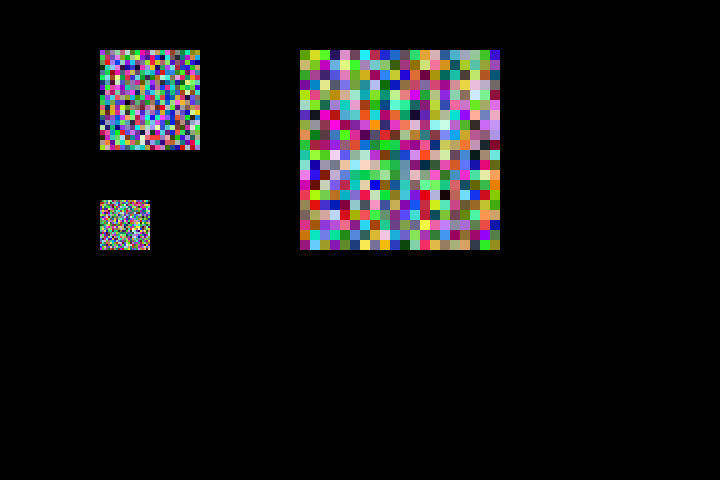
Frame 1 (no input)
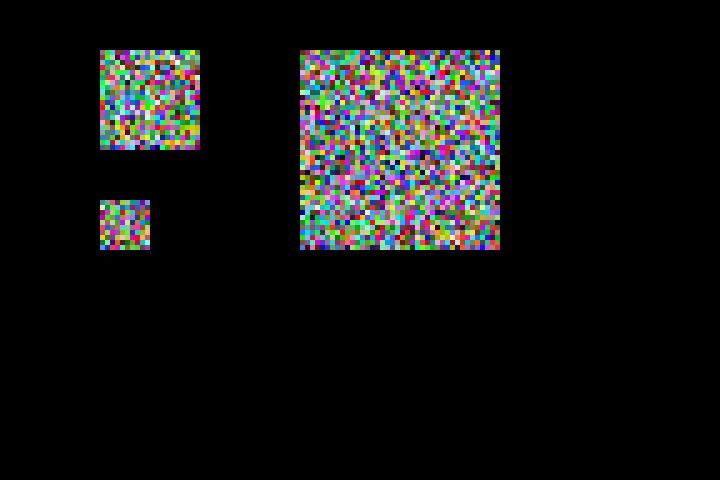
Frame 60 (the mouse pressed at the canvas centre just before this capture)
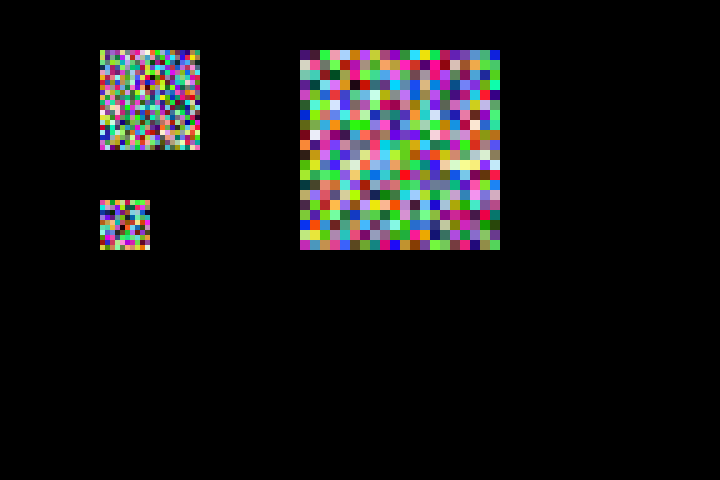
Frame 120 (the mouse held since frame 60 and released just before this capture)

The Processing sketch that drew these frames (run headless with seeded random() and noise(); from frame 60 on, the mouse is pressed at the canvas centre):

// Processing sketch: ej_6_matriz_aleatoria_
// ── ej_6_matriz_aleatoria_.pde

matriz a;
matriz b;
matriz c;

void setup(){
  size(720,480);
  a= new matriz(5,100,100,50,0,0);
  b= new matriz(10,200,300,50,0,0);
  c= new matriz(2,50,100,200,0,0);
}


void draw(){
  background(0);
  a.display();
  a.animacion();
  b.display();
  b.animacion();
  c.display();
  c.animacion();

  
}

class matriz{
  
  //tamc=tamaño del cuadro
  //lar=tamaño de matriz
  //x y= posicion
  
  int tamc;
  int lar;
  int x;
  int y;
  int i;
  int j;
  
  matriz(int tamc_, int lar_, int x_, int y_, int i_, int j_){
    
    tamc = tamc_;
    lar = lar_;
    x = x_;
    y = y_;
    i = i_;
    j = j_;

}

  void display(){
    for (i = 0; i<lar; i+=tamc){
      for (j = 0; j<lar; j+=tamc){
        //background(0);
        noStroke();
        fill (random(255),random(255),random(255));
        rect (x+i,y+j,tamc,tamc);
      }
    } 
  }

  void animacion(){
    if ((mouseX >= x & mouseX <= x+lar) & (mouseY >= y & mouseY <= y+lar)) {
      tamc= 10;
    }
    else {
      tamc= 5;
    }
  }
}
